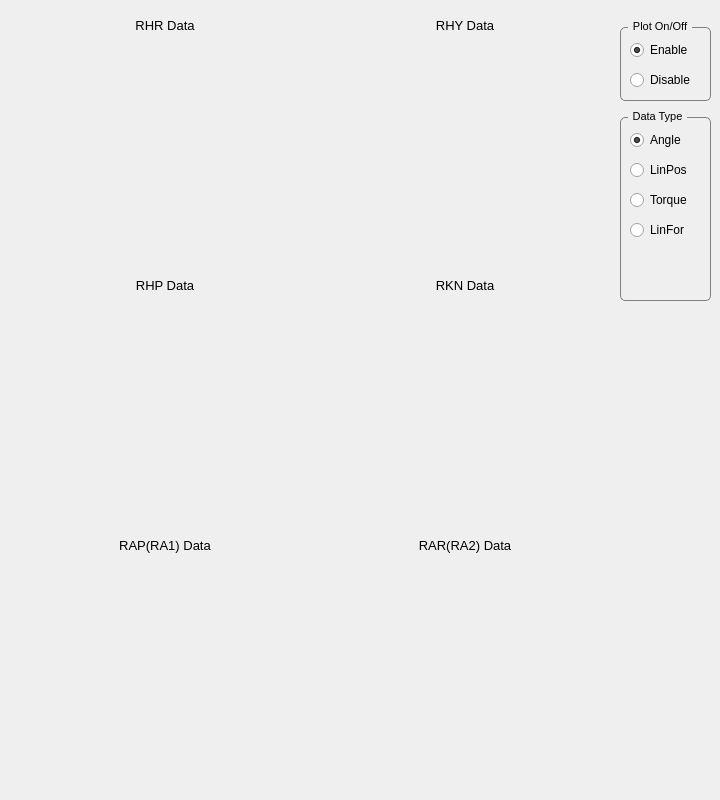
   <widget class="QWidget" name="graph_right">
    <attribute name="title">
     <string>Right Leg Graph</string>
    </attribute>
    <widget class="QGroupBox" name="groupBox_18">
     <property name="geometry">
      <rect>
       <x>620</x>
       <y>110</y>
       <width>91</width>
       <height>191</height>
      </rect>
     </property>
     <property name="font">
      <font>
       <pointsize>8</pointsize>
       <weight>50</weight>
       <bold>false</bold>
      </font>
     </property>
     <property name="styleSheet">
      <string notr="true">QGroupBox {
    border: 1px solid gray;
    border-radius: 5px;
    margin-top: 7px;
}

QGroupBox::title {
    subcontrol-origin: margin;
    left: 8px;
    padding: 0 3px 0 3px;
}

</string>
     </property>
     <property name="title">
      <string>Data Type</string>
     </property>
     <widget class="QRadioButton" name="radioButton">
      <property name="geometry">
       <rect>
        <x>10</x>
        <y>20</y>
        <width>100</width>
        <height>20</height>
       </rect>
      </property>
      <property name="text">
       <string>Angle</string>
      </property>
      <property name="checked">
       <bool>true</bool>
      </property>
     </widget>
     <widget class="QRadioButton" name="radioButton_2">
      <property name="geometry">
       <rect>
        <x>10</x>
        <y>50</y>
        <width>100</width>
        <height>20</height>
       </rect>
      </property>
      <property name="text">
       <string>LinPos</string>
      </property>
     </widget>
     <widget class="QRadioButton" name="radioButton_3">
      <property name="geometry">
       <rect>
        <x>10</x>
        <y>80</y>
        <width>100</width>
        <height>20</height>
       </rect>
      </property>
      <property name="text">
       <string>Torque</string>
      </property>
     </widget>
     <widget class="QRadioButton" name="radioButton_4">
      <property name="geometry">
       <rect>
        <x>10</x>
        <y>110</y>
        <width>100</width>
        <height>20</height>
       </rect>
      </property>
      <property name="text">
       <string>LinFor</string>
      </property>
     </widget>
    </widget>
    <widget class="QCustomPlot" name="plot_RHR" native="true">
     <property name="geometry">
      <rect>
       <x>20</x>
       <y>20</y>
       <width>290</width>
       <height>251</height>
      </rect>
     </property>
     <widget class="QLabel" name="label">
      <property name="geometry">
       <rect>
        <x>95</x>
        <y>-5</y>
        <width>100</width>
        <height>21</height>
       </rect>
      </property>
      <property name="font">
       <font>
        <pointsize>10</pointsize>
        <weight>50</weight>
        <bold>false</bold>
       </font>
      </property>
      <property name="text">
       <string>RHR Data</string>
      </property>
      <property name="alignment">
       <set>Qt::AlignCenter</set>
      </property>
     </widget>
    </widget>
    <widget class="QCustomPlot" name="plot_RHY" native="true">
     <property name="geometry">
      <rect>
       <x>320</x>
       <y>20</y>
       <width>290</width>
       <height>251</height>
      </rect>
     </property>
     <widget class="QLabel" name="label_3">
      <property name="geometry">
       <rect>
        <x>95</x>
        <y>-5</y>
        <width>100</width>
        <height>21</height>
       </rect>
      </property>
      <property name="font">
       <font>
        <pointsize>10</pointsize>
        <weight>50</weight>
        <bold>false</bold>
       </font>
      </property>
      <property name="text">
       <string>RHY Data</string>
      </property>
      <property name="alignment">
       <set>Qt::AlignCenter</set>
      </property>
     </widget>
    </widget>
    <widget class="QCustomPlot" name="plot_RHP" native="true">
     <property name="geometry">
      <rect>
       <x>20</x>
       <y>280</y>
       <width>290</width>
       <height>251</height>
      </rect>
     </property>
     <widget class="QLabel" name="label_5">
      <property name="geometry">
       <rect>
        <x>95</x>
        <y>-5</y>
        <width>100</width>
        <height>21</height>
       </rect>
      </property>
      <property name="font">
       <font>
        <pointsize>10</pointsize>
        <weight>50</weight>
        <bold>false</bold>
       </font>
      </property>
      <property name="text">
       <string>RHP Data</string>
      </property>
      <property name="alignment">
       <set>Qt::AlignCenter</set>
      </property>
     </widget>
    </widget>
    <widget class="QCustomPlot" name="plot_RKN" native="true">
     <property name="geometry">
      <rect>
       <x>320</x>
       <y>280</y>
       <width>290</width>
       <height>251</height>
      </rect>
     </property>
     <widget class="QLabel" name="label_6">
      <property name="geometry">
       <rect>
        <x>95</x>
        <y>-5</y>
        <width>100</width>
        <height>21</height>
       </rect>
      </property>
      <property name="font">
       <font>
        <pointsize>10</pointsize>
        <weight>50</weight>
        <bold>false</bold>
       </font>
      </property>
      <property name="text">
       <string>RKN Data</string>
      </property>
      <property name="alignment">
       <set>Qt::AlignCenter</set>
      </property>
     </widget>
    </widget>
    <widget class="QCustomPlot" name="plot_RAP" native="true">
     <property name="geometry">
      <rect>
       <x>20</x>
       <y>540</y>
       <width>290</width>
       <height>251</height>
      </rect>
     </property>
     <widget class="QLabel" name="label_8">
      <property name="geometry">
       <rect>
        <x>95</x>
        <y>-5</y>
        <width>100</width>
        <height>21</height>
       </rect>
      </property>
      <property name="font">
       <font>
        <pointsize>10</pointsize>
        <weight>50</weight>
        <bold>false</bold>
       </font>
      </property>
      <property name="text">
       <string>RAP(RA1) Data</string>
      </property>
      <property name="alignment">
       <set>Qt::AlignCenter</set>
      </property>
     </widget>
    </widget>
    <widget class="QCustomPlot" name="plot_RAR" native="true">
     <property name="geometry">
      <rect>
       <x>320</x>
       <y>540</y>
       <width>290</width>
       <height>251</height>
      </rect>
     </property>
     <widget class="QLabel" name="label_9">
      <property name="geometry">
       <rect>
        <x>95</x>
        <y>-5</y>
        <width>100</width>
        <height>21</height>
       </rect>
      </property>
      <property name="font">
       <font>
        <pointsize>10</pointsize>
        <weight>50</weight>
        <bold>false</bold>
       </font>
      </property>
      <property name="text">
       <string>RAR(RA2) Data</string>
      </property>
      <property name="alignment">
       <set>Qt::AlignCenter</set>
      </property>
     </widget>
    </widget>
    <widget class="QGroupBox" name="groupBox_20">
     <property name="geometry">
      <rect>
       <x>620</x>
       <y>20</y>
       <width>91</width>
       <height>81</height>
      </rect>
     </property>
     <property name="font">
      <font>
       <pointsize>8</pointsize>
       <weight>50</weight>
       <bold>false</bold>
      </font>
     </property>
     <property name="styleSheet">
      <string notr="true">QGroupBox {
    border: 1px solid gray;
    border-radius: 5px;
    margin-top: 7px;
}

QGroupBox::title {
    subcontrol-origin: margin;
    left: 8px;
    padding: 0 3px 0 3px;
}

</string>
     </property>
     <property name="title">
      <string>Plot On/Off</string>
     </property>
     <widget class="QRadioButton" name="radioButton_plot_ON">
      <property name="geometry">
       <rect>
        <x>10</x>
        <y>20</y>
        <width>100</width>
        <height>20</height>
       </rect>
      </property>
      <property name="text">
       <string>Enable</string>
      </property>
      <property name="checked">
       <bool>true</bool>
      </property>
     </widget>
     <widget class="QRadioButton" name="radioButton_plot_OFF">
      <property name="geometry">
       <rect>
        <x>10</x>
        <y>50</y>
        <width>100</width>
        <height>20</height>
       </rect>
      </property>
      <property name="text">
       <string>Disable</string>
      </property>
     </widget>
    </widget>
   </widget>
